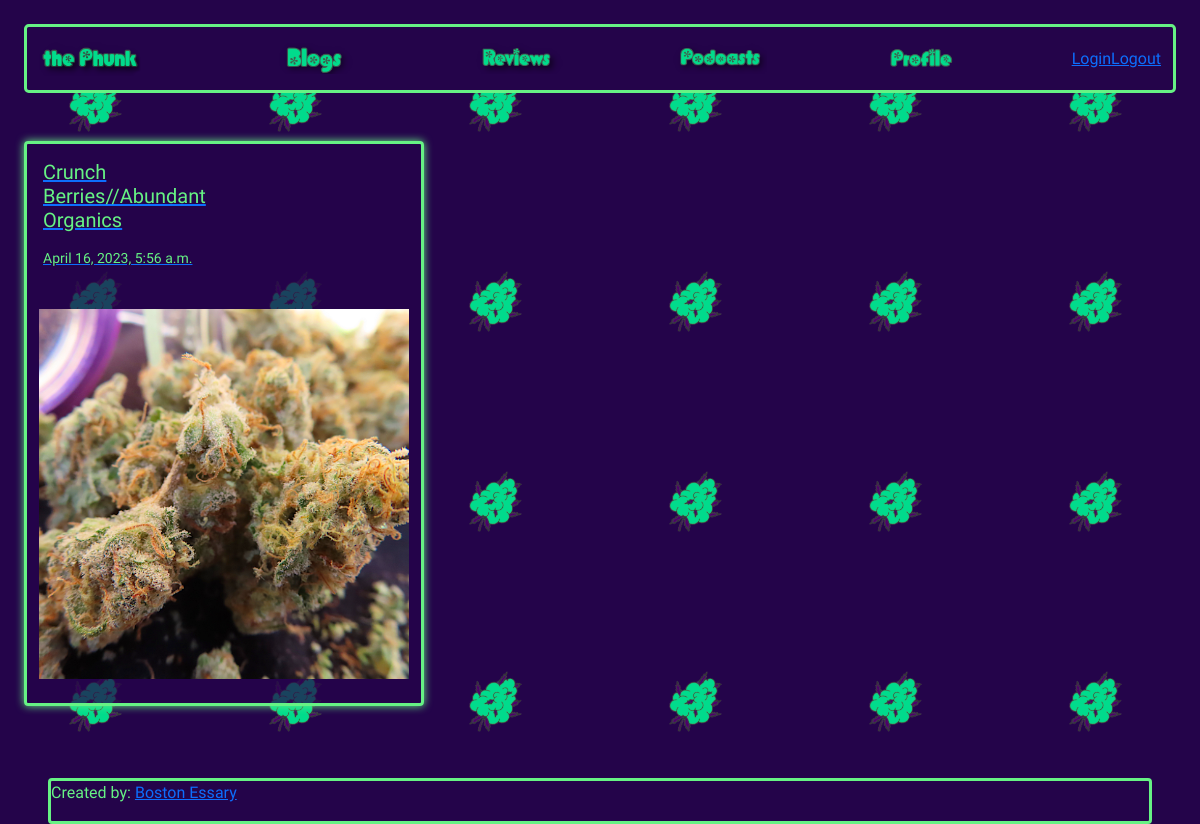
The app's page /reviews/ with its own data.
### reviews/models.py (models this page shows, shortened)
class Review(models.Model):
    id = models.AutoField(primary_key=True)
    title = models.CharField(max_length=50)
    body = QuillField()
    img_one = models.FileField(upload_to='review_img_1/%m/%d')
    img_two = models.FileField(upload_to='review_img_2/%m/%d')
    img_three = models.FileField(upload_to='review_img_3/%m/%d')
    pub_date = models.DateTimeField("date published")

### reviews/views.py (the view)
# urls.py: path("", views.IndexView.as_view(), name="index"),
class IndexView(generic.ListView):
    template_name = "reviews/index.html"
    context_object_name = "latest_review_list"
    def get_queryset(self):
        return Review.objects.filter(pub_date__lte=timezone.now()).order_by("-pub_date")[
            :5
            ]

### reviews/templates/reviews/index.html (shortened to what this page needs)
{% extends 'main/base.html' %}
{% load static %}
    {% block body %}
    <div class="d-flex flex-wrap">
            {% for review in latest_review_list %}
                {% block card %}
                {% include 'reviews/cards.html' %}
                {% endblock card %}
            {% endfor %}
    </div>
    {% endblock body%}

### reviews/templates/reviews/cards.html (shortened to what this page needs)
{% load static %}
<!DOCTYPE html>
<html lang="en">
<body>
  {% block card %}
  <div class="card shadow border-secondary border-3 text-secondary bg-primary m-4" style="max-width: 400px; --bs-bg-opacity: .7;" >
    <div class="row no-gutters">
      <div class="col-md-8">
        <a href="{% url 'reviews:detail' review.id %}">
        <div class="card-body">
          <h5 class="card-title text-secondary">{{ review.title }}</h5>
          <p class="card-text"><small class="text-secondary">{{ review.pub_date }}</small></p>
        </div>
      </a>
      </div>
          <img class="card-picture p-4 "src="{{MEDIA_URL}}{{review.img_one}}" style="border-radius: 10px;" alt="...">
      </div>
    </div>
  {% endblock card %}
</body>
</html>

### records on screen
Review: title "Crunch Berries//Abundant Organics", pub_date "April 16, 2023, 5:56 a.m.", img_one (picture)
